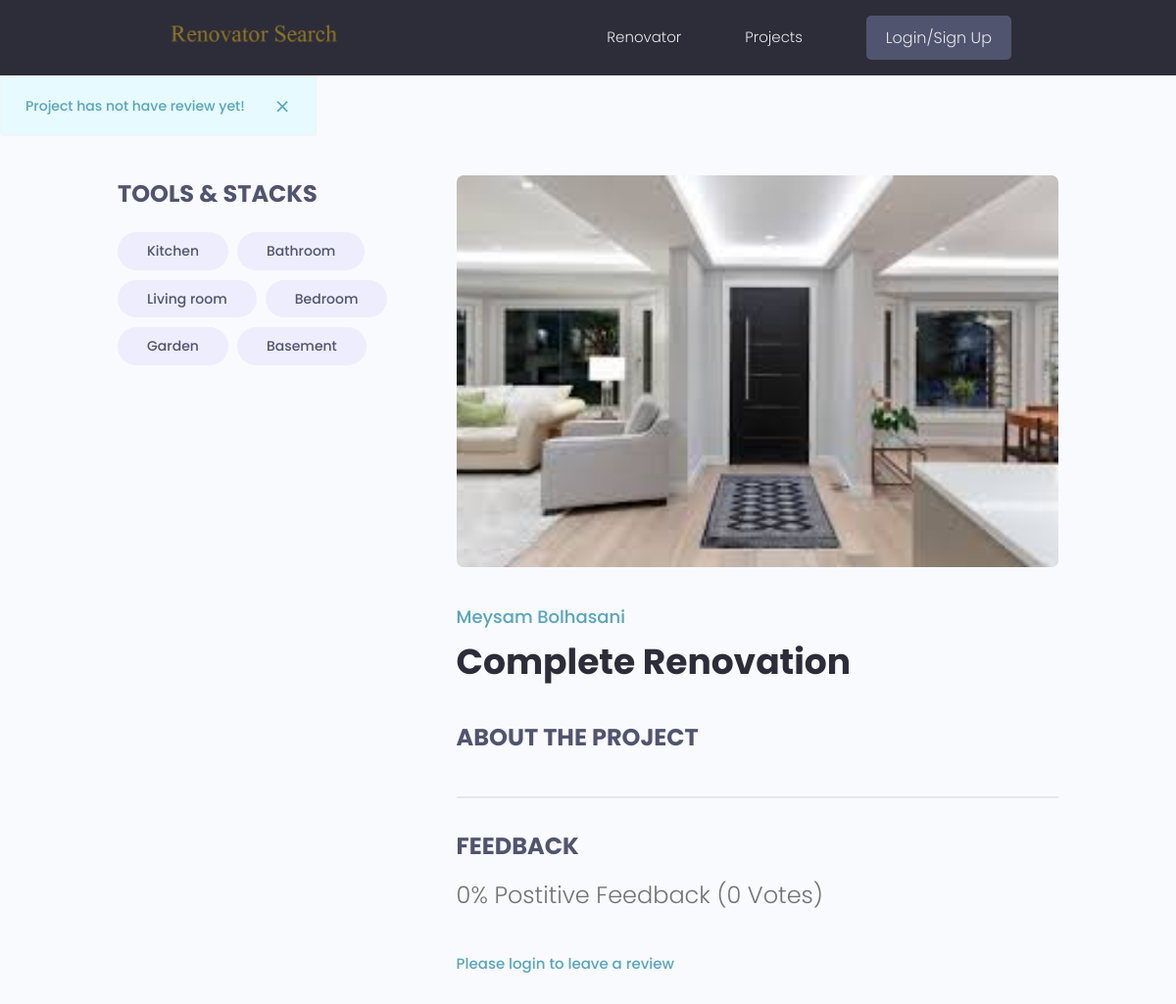
/projects/single-project/42/, run on the app's committed database.
### projects/models.py (models this page shows, shortened)
class Tag(models.Model):
    name = models.CharField(max_length=200)
    created = models.DateTimeField(auto_now_add=True)
    def __str__(self):
        return self.name

class Project(models.Model):
    owner = models.ForeignKey(
        Profile, null=True, blank=True, on_delete=models.CASCADE)
    title = models.CharField(max_length=200)
    description = models.TextField(null=True, blank=True)
    featured_image = models.ImageField(
        null=True, blank=True, default='default.jpg')
    tags = models.ManyToManyField(Tag, blank=True)
    project_address = models.CharField(max_length=2000, null=True, blank=True)
    vote_total = models.IntegerField(default=0, null=True, blank=True)
    vote_ratio = models.IntegerField(default=0, null=True, blank=True)
    images_link = models.CharField(max_length=2000, null=True, blank=True)
    created = models.DateTimeField(auto_now_add=True)
    class Meta:
        ordering = ['-vote_ratio', '-vote_total', 'title']
    @property
    def imageURL(self):
        try:
            url = self.featured_image.url
        except:
            url=''
        return url
    @property
    def reviewers(self):
        queryset = self.review_set.all().values_list('owner__id', flat=True)
        return queryset
    @property
    def get_vote_count(self):
        reviews = self.review_set.all()
        upVotes = reviews.filter(value='up').count()
        totalVotes = reviews.count()
        ratio = (upVotes/totalVotes)*100
        self.vote_total = totalVotes
        self.vote_ratio = ratio
        self.save()

### users/models.py (models this page shows, shortened)
class Profile(models.Model):
    user = models.OneToOneField(
        User, on_delete=models.CASCADE, null=True, blank=True)
    name = models.CharField(max_length=200, blank=True, null=True)
    email = models.EmailField(max_length=500, blank=True, null=True)
    username = models.CharField(max_length=200, blank=True, null=True)
    location = models.CharField(max_length=200, blank=True, null=True)
    short_intro = models.CharField(max_length=200, blank=True, null=True)
    bio = models.TextField(blank=True, null=True)
    profile_image = models.ImageField(
        null=True, blank=True, upload_to='profiles/', default="profiles/user-default.png")
    social_instagram = models.CharField(max_length=200, blank=True, null=True)
    social_youtube = models.CharField(max_length=200, blank=True, null=True)
    social_website = models.CharField(max_length=200, blank=True, null=True)
    created = models.DateTimeField(auto_now_add=True)
    class Meta:
            ordering = ['created']

### projects/views.py (the view, shortened to what this page needs)
# urls.py: path('single-project/<int:pk>/', views.single_project, name='single-project'),
def single_project(request, pk):
    project = Project.objects.get(id=pk)
    form = ReviewForm()
    try:
        project.get_vote_count
    except ZeroDivisionError:
        messages.info(request, 'Project has not have  review yet')
    context = {'project': project, 'form': form}
    return render(request, 'projects/single-project.html', context)

### projects/templates/projects/single-project.html (shortened to what this page needs)
{%extends 'main.html' %} {% block content%}
  <main class="singleProject my-md">
    <div class="container">
      <div class="layout">
        <div class="column column--1of3">
          <h3 class="singleProject__subtitle">Tools & Stacks</h3>
          <div class="singleProject__toolStack">
            {%for tag in project.tags.all %}
            <span class="tag tag--pill tag--sub tag--lg">
              <small>{{tag}}</small>
            </span>
            {%endfor%}
          </div>
        </div>
        <div class="column column--2of3">
          <img class="singleProject__preview" src="{{ project.imageURL}}" alt="portfolio thumbnail" />
          <a href="{% url 'user-profile' project.owner.id %}" class="singleProject__developer">{{project.owner.name}}</a>
          <h2 class="singleProject__title"> {{project.title}}</h2>
          <h3 class="singleProject__subtitle">About the Project</h3>
          <div class="comments">
            <h3 class="singleProject__subtitle">Feedback</h3>
            <h5 class="project--rating">
              {{project.vote_ratio}}% Postitive Feedback ({{project.vote_total}} Vote{{project.vote_total|pluralize:"s"}})
            </h5>
            {%if request.user.profile.id in project.reviewers %}
                <p>You have already submitted your review for this project</p>
            {%elif request.user.profile == project.owner %}
                    <p>You cannot review your own work </p>
            {% else %}
                    <a href="{%url 'login'%}?next={{request.path}}">Please login to leave a review</a>
            {%endif%}
          </div>
        </div>
      </div>
    </div>
  </main>
{%endblock content%}

### static/css/app.css (style rules this page uses)
:root { --color-sub: #2d2d39; }
img { width: 100%; }
.singleProject .column--1of3 { order: 2; }
@media screen and (min-width: 1081px) { .singleProject .column--1of3 { order: 1; } }
@media screen and (min-width: 1081px) { .singleProject .column--2of3 { order: 2; } }
.singleProject__toolStack { margin-top: 2rem; margin-bottom: 4rem; }
.singleProject__preview { height: 50vh; object-fit: cover; object-position: top center; margin-bottom: 3rem; border-radius: 0.7rem; }
.singleProject__developer { font-size: 1.8rem; font-weight: 500; }
.singleProject__title { font-size: 3.6rem; font-weight: 700; color: var(--color-sub); margin-bottom: 3rem; }
.project--rating { margin-bottom: 1.6em; margin-top: .5em; }
.singleProject__subtitle { text-transform: uppercase; font-size: 2.4rem; font-weight: 700; color: var(--color-sub-light); margin-bottom: 1rem; }
.comments { margin-top: 4rem; padding-top: 3rem; border-top: 2px solid var(--color-light); }

### static/uikit/styles/modules/_variables.css (style rules this page uses)
:root { --color-main: #5aa5b9; --color-main-light: #e6faff; --color-sub: #3f4156; --color-sub-light: #51546e; --color-sub-lighter: #ededfd; --color-text: #737373; --color-gray: #8b8b8b; --color-light: #e5e7eb; --color-light-gray: #767676; --color-bg: #f8fafd; --color-white: #fffefd; --color-white-light: #f3f3f3; --color-success: #359e64; --color-success-bg: #def8e8; --color-error: #fc4b0b; --color-error-bg: #fff2ee; --font-base: 'Poppins', arial, helvetica, 'Segoe UI', roboto, ubuntu, sans-serif; --font-monospace: 'Fira Code', 'Courier New', courier, monospace; --font-regular: 300; --font-medium: 500; --font-bold: 700; --generic-shadow: 1px 1px 5px #00000010; --generic-transition: all 0.3s ease-in-out; }

### static/uikit/styles/modules/_base.css (style rules this page uses)
* { margin: 0; padding: 0; box-sizing: border-box; text-rendering: optimizeLegibility; color: inherit; font-size: inherit; }
html { font-size: 50%; }
@media only screen and (min-width: 480px) { html { font-size: 56.25%; } }
@media only screen and (min-width: 1200px) { html { font-size: 62.5%; } }
body { line-height: 1.6; font-weight: 400; font-size: 1.5rem; color: var(--color-text); background-color: var(--color-bg); min-height: 100vh; }

### static/uikit/styles/modules/_typography.css (style rules this page uses)
* { font-family: var(--font-base); }
h2 { font-size: 3.6rem; font-weight: var(--font-bold); }
h3 { font-size: 3.2rem; font-weight: var(--font-medium); }
h5 { font-size: 2.4rem; font-weight: var(--font-medium); }
h5, h6 { font-weight: var(--font-regular); }
p, span, strong { font-size: 1.6rem; color: var(--color-text); font-weight: var(--font-regular); }
a { padding-bottom: 2px; text-decoration: none; display: inline-block; color: var(--color-main); font-weight: var(--font-medium); }

### static/uikit/styles/modules/_utilities.css (style rules this page uses)
.container { width: 92%; max-width: 165rem; margin: 0 auto; box-sizing: border-box; }
@media screen and (min-width: 1000px) { .container { width: 90%; } }
@media screen and (min-width: 1200px) { .container { width: 80%; } }
.my-md { margin: 3rem auto; }

### static/uikit/styles/modules/_tag.css (style rules this page uses)
.tag { display: inline-flex; align-items: center; background-color: var(--color-sub); height: -webkit-fit-content; height: -moz-fit-content; height: fit-content; width: -webkit-fit-content; width: -moz-fit-content; width: fit-content; border-radius: 0.5rem; padding: 0.5rem 1.5rem; font-size: 1.2rem; cursor: pointer; }
.tag:not(:last-child) { margin-right: 0.25rem; margin-bottom: 0.75rem; }
.tag > small { color: var(--color-white); }
.tag--pill { border-radius: 5rem; }
.tag--sub, .tag--sub > small { background: var(--color-sub-lighter); color: var(--color-sub-light); font-weight: 500; }
.tag--lg { padding: 0.8rem 3rem; font-size: 1.4rem; }
.tag--lg:not(:last-child) { margin-right: 0.5rem; margin-bottom: 1rem; }

### static/uikit/styles/modules/_layout.css (style rules this page uses)
.layout { display: flex; flex-flow: row wrap; justify-content: space-between; }
.layout > .column { margin-bottom: 3rem; }
.layout > .column.column--1of3 { flex-basis: 30%; }
.layout > .column.column--2of3 { flex-basis: 64%; }

### data on the page
Tag: name "Kitchen"
Tag: name "Bathroom"
Tag: name "Living room"
Tag: name "Bedroom"
Tag: name "Garden"
Tag: name "Basement"
Project: imageURL (picture), owner.name "Meysam Bolhasani", title "Complete Renovation", vote_ratio "0", vote_total "0"

### other printed values
{{ message }} "Project has not have review yet"
